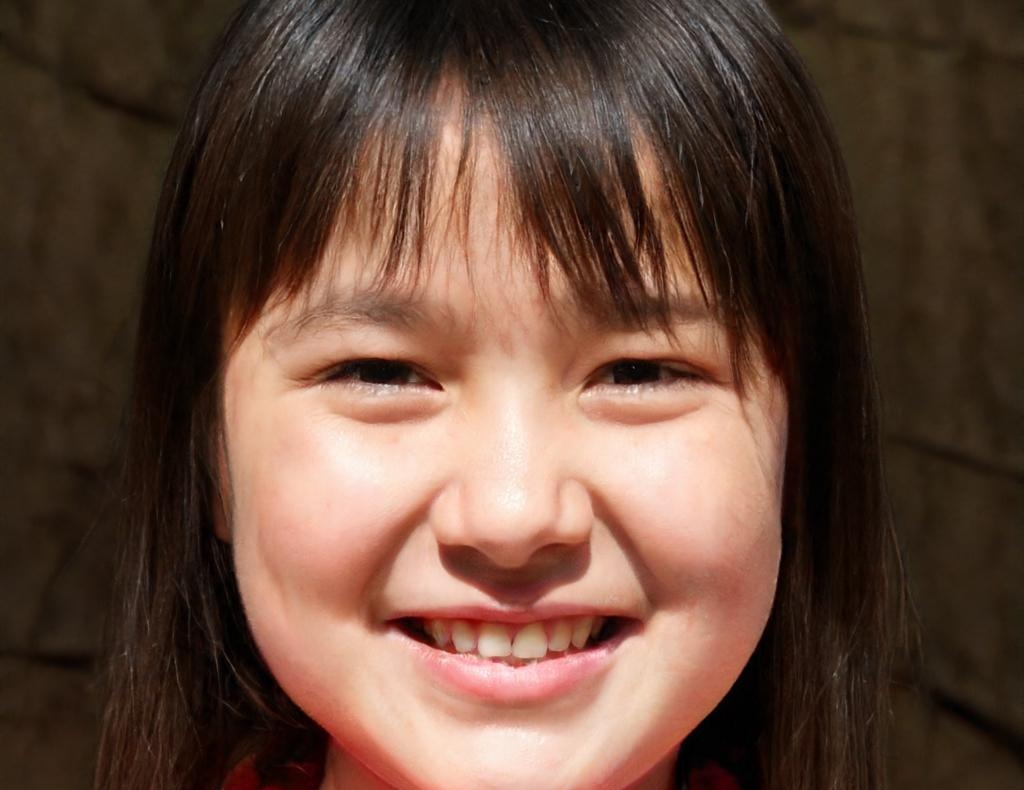
#> input picture seed_assets/portraits/p1.jpg, 1024 x 790 px, given in place of hall.jpg, which was not available
$ python build_demo_assets.py
#> lines starting #> are read from the running program, lines starting #| are printed output that depends on the picture; after the words box and inside, x2 and y2 are one past the last pixel; in counts of white or black regions, pixels touching at a corner belong together
#!/usr/bin/env python3
"""Membuat foto dokumentasi demo dari potret AI-generated.

Aset ini hanya untuk demo. Wajah dibuat oleh this-person-does-not-exist.com
dan bukan orang sungguhan.
"""

from __future__ import annotations

from pathlib import Path

from PIL import Image, ImageDraw, ImageEnhance, ImageFilter, ImageFont, ImageOps

BASE = Path(__file__).resolve().parent.parent
PORTRAITS = BASE / "seed_assets" / "portraits"
BACKGROUNDS = BASE / "seed_assets" / "backgrounds"
OUT = BASE / "seed_assets" / "activities"
OUT.mkdir(parents=True, exist_ok=True)

FONT_DIR = Path("/usr/share/fonts/truetype/freefont")
FONT_BOLD = FONT_DIR / "FreeSansBold.ttf"
FONT_REG = FONT_DIR / "FreeSans.ttf"

PORTRAIT_FILES = {
    1: "p10.jpg",
    2: "p3.jpg",
    3: "x15.jpg",
    4: "p4.jpg",
    5: "p6.jpg",
    6: "p5.jpg",
    7: "p2.jpg",
    8: "p14.jpg",
    9: "p8.jpg",
    10: "p11.jpg",
    11: "x14.jpg",
    12: "p16.jpg",
    13: "x13.jpg",
    14: "p7.jpg",
    15: "extra04.jpg",
    16: "x16.jpg",
}

ACTIVITIES = [
    {
        "slug": "paripurna-apbd",
        "title": "Rapat Paripurna Pengesahan APBD Provinsi Riau Tahun 2026",
        "category": "Rapat Paripurna",
        "people": [1, 2, 3, 4, 5, 8],
        "bg": "hall.jpg",
    },
    {
        "slug": "kerja-komisi-ii",
        "title": "Rapat Kerja Komisi II Evaluasi Realisasi APBD",
        "category": "Rapat Kerja",
        "people": [8, 9, 10],
        "bg": "meeting.jpg",
    },
    {
        "slug": "kunker-komisi-iii",
        "title": "Kunjungan Kerja Komisi III ke Kabupaten Kampar",
        "category": "Kunjungan Kerja",
        "people": [11, 12],
        "bg": "office.jpg",
    },
    {
        "slug": "rdp-komisi-iv",
        "title": "Rapat Dengar Pendapat Komisi IV bersama Tenaga Kesehatan",
        "category": "Rapat Dengar Pendapat",
        "people": [13, 14],
        "bg": "conference.jpg",
    },
    {
        "slug": "reses-komisi-i",
        "title": "Reses Masa Sidang III di Daerah Pemilihan Riau I",
        "category": "Reses",
        "people": [5, 6, 7, 1],
        "bg": "meeting.jpg",
    },
    {
        "slug": "sosialisasi-perda",
        "title": "Sosialisasi Perda Perlindungan Anak di Sekolah Dasar",
        "category": "Sosialisasi",
        "people": [13, 14, 2],
        "bg": "hall.jpg",
    },
    {
        "slug": "monitoring-siak",
        "title": "Monitoring Infrastruktur Jalan Provinsi di Kabupaten Siak",
        "category": "Monitoring",
        "people": [11, 12, 3],
        "bg": "office.jpg",
    },
    {
        "slug": "kerja-komisi-v",
        "title": "Rapat Kerja Komisi V Penanganan Karhutla",
        "category": "Rapat Kerja",
        "people": [15, 16, 4],
        "bg": "conference.jpg",
    },
    {
        "slug": "audiensi-pesisir",
        "title": "Audiensi Masyarakat Pesisir bersama Komisi II dan Komisi V",
        "category": "Rapat Dengar Pendapat",
        "people": [8, 10, 15, 16],
        "bg": "meeting.jpg",
    },
    {
        "slug": "pelantikan-paw",
        "title": "Pelantikan Anggota Pengganti Antar Waktu DPRD Riau",
        "category": "Pelantikan",
        "people": [1, 2, 3, 4, 5],
        "bg": "hall.jpg",
    },
    {
        "slug": "rakor-akhir-tahun",
        "title": "Rapat Koordinasi Evaluasi Kinerja Akhir Tahun 2025",
        "category": "Rapat Kerja",
        "people": [1, 2, 5],
        "bg": "conference.jpg",
    },
]


def font(path: Path, size: int) -> ImageFont.FreeTypeFont:
    return ImageFont.truetype(str(path), size)


def cover(path: Path, size: tuple[int, int]) -> Image.Image:
    img = Image.open(path).convert("RGB")
    return ImageOps.fit(img, size, method=Image.Resampling.LANCZOS)


def make_background(name: str) -> Image.Image:
    bg = Image.open(BACKGROUNDS / name).convert("RGB")
    bg = ImageOps.fit(bg, (1600, 1000), method=Image.Resampling.LANCZOS)
    bg = bg.filter(ImageFilter.GaussianBlur(14))
    bg = ImageEnhance.Brightness(bg).enhance(0.44)
    bg = ImageEnhance.Color(bg).enhance(0.9)

    overlay = Image.new("RGBA", bg.size, (0, 0, 0, 0))
    draw = ImageDraw.Draw(overlay)
    # Gradasi atas agar badge/tombol HTML tetap terbaca.
    for y in range(360):
        alpha = int(135 * (1 - y / 360) ** 1.4)
        draw.line([(0, y), (1600, y)], fill=(23, 10, 30, alpha))
    # Gradasi bawah untuk tanggal dan jumlah foto pada kartu.
    for y in range(620, 1000):
        alpha = int(185 * ((y - 620) / 380) ** 1.25)
        draw.line([(0, y), (1600, y)], fill=(23, 10, 30, alpha))
    return Image.alpha_composite(bg.convert("RGBA"), overlay)


def portrait_card(index: int, size: tuple[int, int], radius: int = 24) -> Image.Image:
    source = Image.open(PORTRAITS / PORTRAIT_FILES[index]).convert("RGB")
    img = ImageOps.fit(source, size, method=Image.Resampling.LANCZOS, centering=(0.5, 0.32))
    mask = Image.new("L", size, 0)
    ImageDraw.Draw(mask).rounded_rectangle(
        [0, 0, size[0] - 1, size[1] - 1], radius=radius, fill=255
    )
    card = Image.new("RGBA", size, (0, 0, 0, 0))
    card.paste(img, (0, 0), mask)

    framed = Image.new("RGBA", (size[0] + 8, size[1] + 8), (0, 0, 0, 0))
    frame = Image.new("RGBA", framed.size, (0, 0, 0, 0))
    ImageDraw.Draw(frame).rounded_rectangle(
        [0, 0, framed.width - 1, framed.height - 1],
        radius=radius + 4,
        fill=(255, 255, 255, 210),
    )
    framed.alpha_composite(frame)
    framed.alpha_composite(card, (4, 4))
    return framed


def compose(activity: dict, variant: int) -> Image.Image:
    canvas = make_background(activity["bg"])

    people = activity["people"]
    if variant == 2:
        people = people[:2] if len(people) > 2 else people

    count = len(people)
    if count <= 2:
        pw, ph, gap = 330, 420, 26
    elif count == 3:
        pw, ph, gap = 300, 385, 20
    elif count == 4:
        pw, ph, gap = 265, 345, 16
    else:
        pw, ph, gap = 232, 305, 12

    total_width = count * pw + (count - 1) * gap
    start_x = (1600 - total_width) // 2
    base_y = 872 - ph

    # Bayangan lembut di bawah setiap bingkai.
    shadows = Image.new("RGBA", canvas.size, (0, 0, 0, 0))
    shadow_draw = ImageDraw.Draw(shadows)
    for idx in range(count):
        x = start_x + idx * (pw + gap) - 4
        y = base_y + (0 if idx % 2 == 0 else 10)
        shadow_draw.rounded_rectangle(
            [x + 8, y + 16, x + pw + 8, y + ph + 16],
            radius=30,
            fill=(0, 0, 0, 120),
        )
    canvas.alpha_composite(shadows.filter(ImageFilter.GaussianBlur(16)))

    for idx, person in enumerate(people):
        card = portrait_card(person, (pw, ph))
        x = start_x + idx * (pw + gap) - 4
        y = base_y + (0 if idx % 2 == 0 else 10)
        canvas.alpha_composite(card, (x - 4, y - 4))

    draw = ImageDraw.Draw(canvas)
    pill_x, pill_y = 1300, 922
    draw.rounded_rectangle(
        [pill_x, pill_y, pill_x + 232, pill_y + 36],
        radius=18,
        fill=(23, 10, 30, 165),
        outline=(255, 255, 255, 45),
    )
    draw.text(
        (pill_x + 18, pill_y + 9),
        "SIMULASI DEMO",
        font=font(FONT_BOLD, 15),
        fill=(224, 190, 255, 235),
    )
    draw.text(
        (64, 936),
        "DewanKu · Dokumentasi DPRD Provinsi Riau",
        font=font(FONT_REG, 15),
        fill=(255, 255, 255, 120),
    )
    return canvas.convert("RGB")


def main() -> None:
    for activity in ACTIVITIES:
        for variant in (1, 2):
            image = compose(activity, variant)
#> in make_background, bg is the input picture: PIL image 1024x790 RGB; mean R, G, B 99.8, 71.6, 57.5
#> in make_background, `bg = bg.filter(ImageFilter.GaussianBlur(14))`:
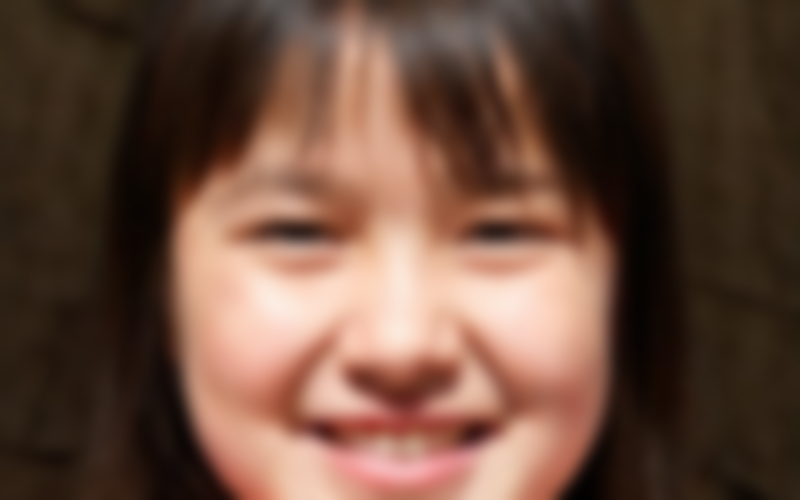
#> bg: PIL image 1600x1000 RGB (shown at 1/2 size); mean R, G, B 105.1, 75.2, 60.3
#> in make_background, `overlay = Image.new("RGBA", bg.size, (0, 0, 0, 0))`: overlay: PIL image 1600x1000 RGBA; every value is 0
#> in make_background, `return Image.alpha_composite(bg.convert("RGBA"), overlay)`:
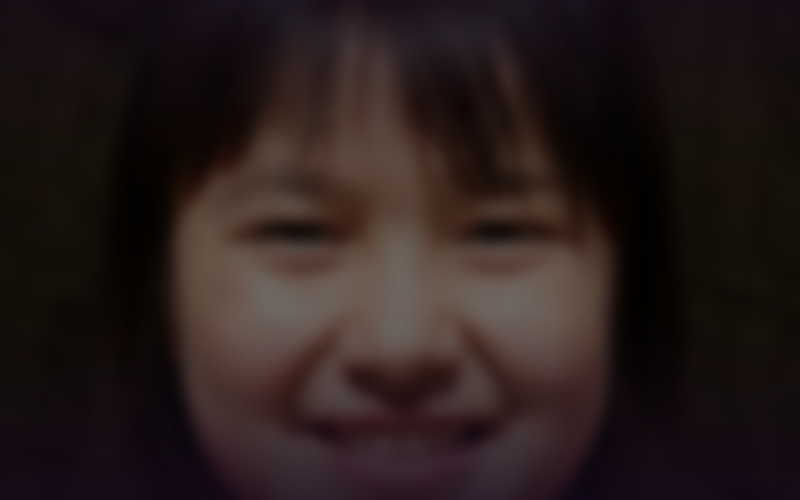
#> returned value: PIL image 1600x1000 RGBA (shown at 1/2 size); mean R, G, B, A 40.7, 28.7, 27.6, 255
#> in compose, `canvas.alpha_composite(shadows.filter(ImageFilter.GaussianBlur(16)))`:
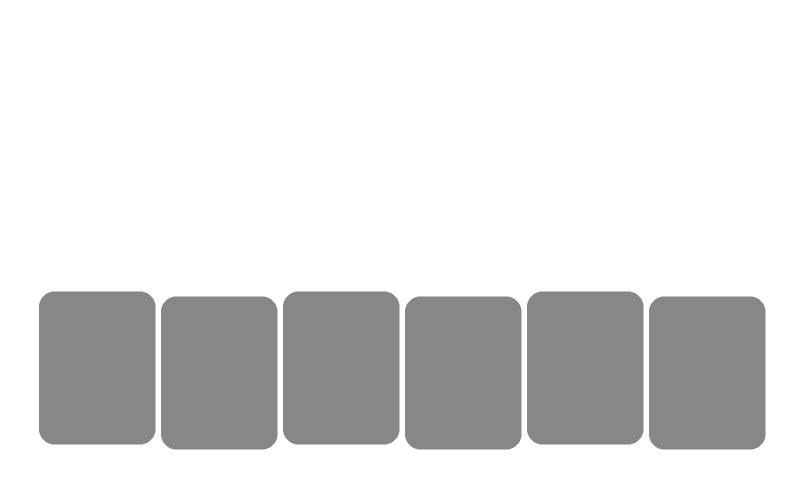
#> shadows: PIL image 1600x1000 RGBA (shown at 1/2 size); mean R, G, B, A 0, 0, 0, 31.7; transparent parts drawn white
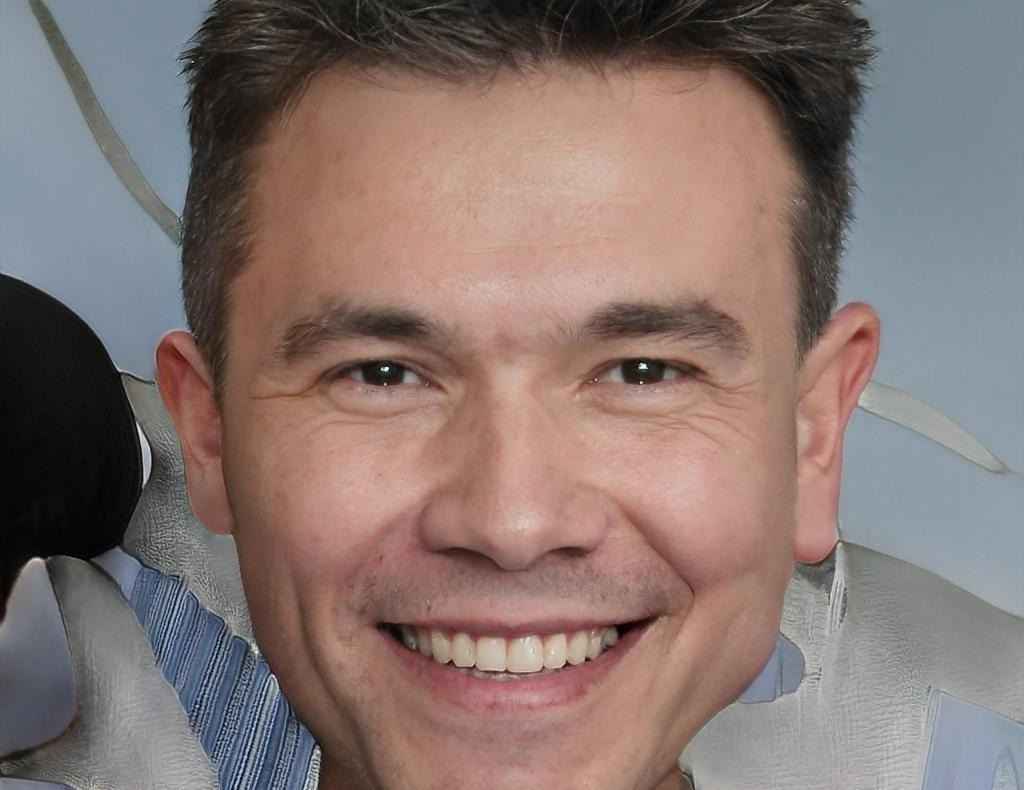
#> input picture seed_assets/portraits/p10.jpg, 1024 x 790 px
#> in portrait_card, source is the input picture: PIL image 1024x790 RGB; mean R, G, B 133.3, 116.3, 112.4
#> in portrait_card, `mask = Image.new("L", size, 0)`: mask: PIL image 232x305 L; every value is 0
#> in portrait_card, `ImageDraw.Draw(mask).rounded_rectangle( [0, 0, size[0] - 1, size[1] - ..`:
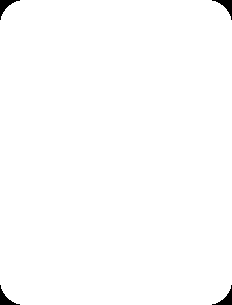
#> mask: PIL image 232x305 L; 99.3% white; 4 black regions, box (x1, y1, x2, y2) and area: (0, 0, 20, 20) 131, (212, 0, 232, 20) 131, (0, 285, 20, 305) 131, (212, 285, 232, 305) 131
#> in portrait_card, `card = Image.new("RGBA", size, (0, 0, 0, 0))`: card: PIL image 232x305 RGBA; every value is 0
#> in portrait_card, `framed = Image.new("RGBA", (size[0] + 8, size[1] + 8), (0, 0, 0, 0))`: framed: PIL image 240x313 RGBA; every value is 0
#> in portrait_card, `framed.alpha_composite(card, (4, 4))`:
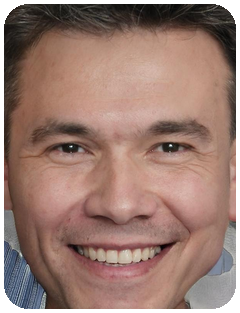
#> framed: PIL image 240x313 RGBA; mean R, G, B, A 151.5, 121.1, 110.8, 250.1; transparent parts drawn white
#> in compose, `draw = ImageDraw.Draw(canvas)`:
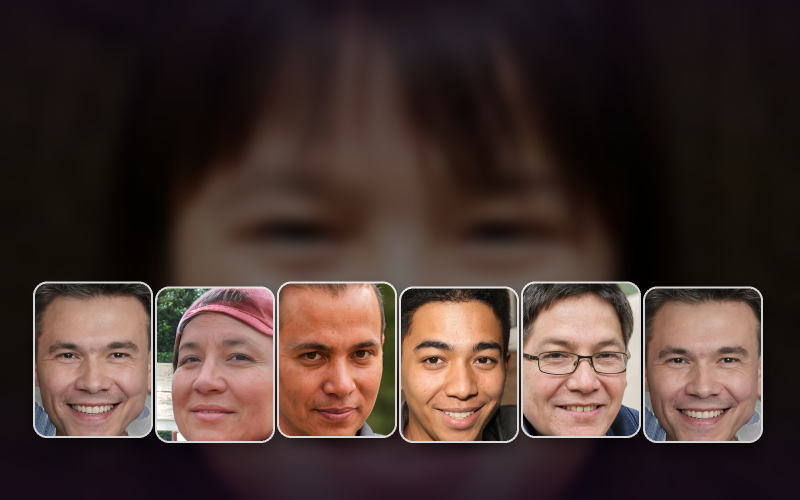
#> canvas: PIL image 1600x1000 RGBA (shown at 1/2 size); mean R, G, B, A 70.1, 51.7, 46.9, 255
            path = OUT / f"{activity['slug']}-{variant}.jpg"
            image.save(path, format="JPEG", quality=88, optimize=True, progressive=True)
            print(path.name, image.size)


if __name__ == "__main__":
#> (the run stopped early here; a loop or call above may not have finished)
